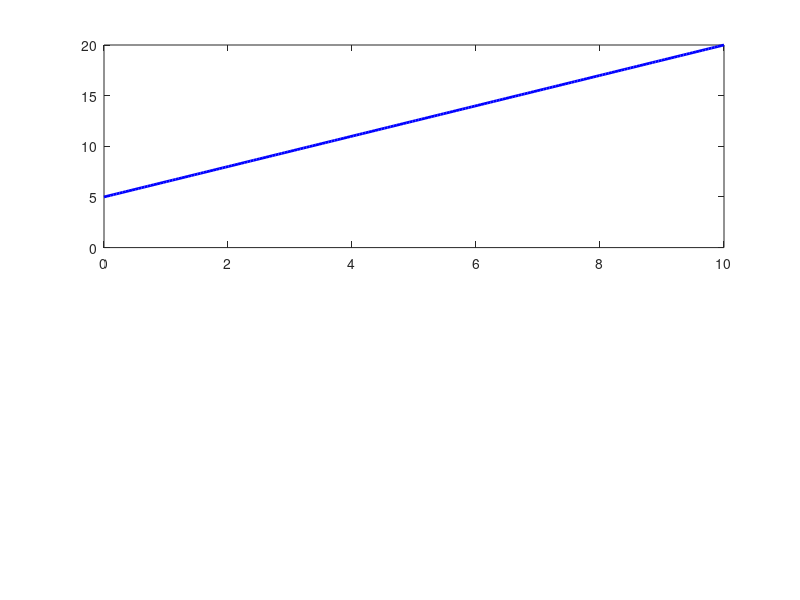

MATLAB code for this plot: (Note: this script raises an error after producing the figure.)
% plot_generate.m
% Demonstrate R_i(t) and J_i(t) for unmonitored target
% R_i(t) = R_i(t_o) + A_i(t - t_o)
% J_i(t) = R_i(t_o)(t-t_o) + (1/2)*A_i*(t-t_o)^2

clear; clc; close all;

% Parameters
t_o = 0;
t_f = 10;
R_i_t0 = 5;    % R_i(t_o)
A_i = 1.5;     % growth rate

% Time vector
t = linspace(t_o, t_f, 200);

% Equations
R_i = R_i_t0 + A_i * (t - t_o);
J_i = R_i_t0 * (t - t_o) + 0.5 * A_i * (t - t_o).^2;

% Plot
figure;

subplot(2, 1, 1);
plot(t, R_i, 'b-', 'LineWidth', 2);
hold on; xline(6, 'k--', 'LineWidth', 1); hold off;
ylabel('R_i(t)');
xlim([t_o t_f]);
grid on;
legend('R_i(t)', 'Location', 'northwest');
title('Uncertainty');

subplot(2, 1, 2);
plot(t, J_i, 'r-', 'LineWidth', 2);
hold on; xline(6, 'k--', 'LineWidth', 1); hold off;
ylabel('J_i(t)');
xlabel('Time t');
xlim([t_o t_f]);
grid on;
legend('J_i(t)', 'Location', 'northwest');
title('Objective');

linkaxes(findobj(gcf, 'Type', 'axes'), 'x');  % sync time axis
